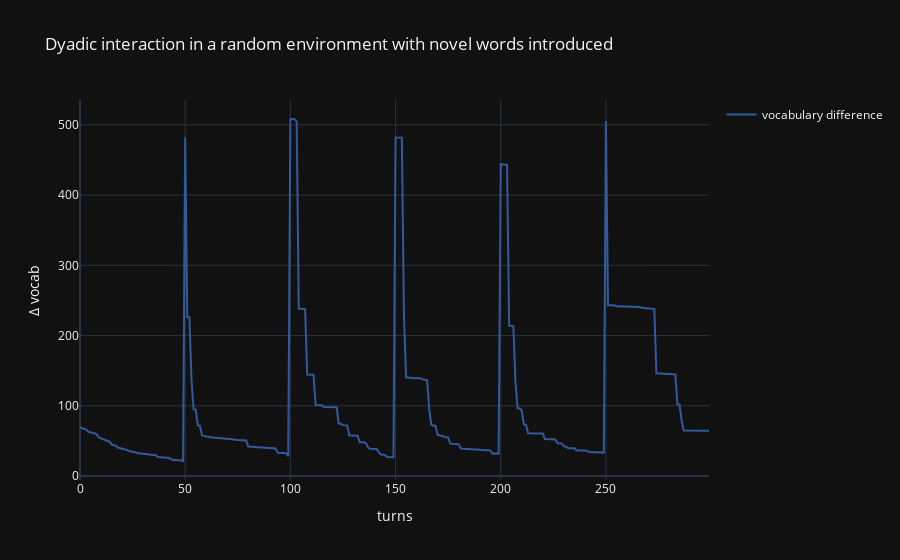

Notebook source saved alongside this figure:
### Code cell
fig = plot(vocab_dif.numpy(), 'vocabulary difference')
fig.update_layout(
    title='Dyadic interaction in a random environment with novel words introduced',
    yaxis_title='Δ P(w|m)',
    xaxis_title='turns'
)
fig.show()

### Figure 1 — Plotly figure (JSON) as saved in the notebook; plotly's stock layout.template omitted (floating-point values rounded to 4 significant figures; data arrays with more than 128 entries replaced by an {"elided": "..."} marker saying what was removed)
{"data": [{"legendgroup": "vocabulary difference", "line": {"color": "#325A9B"}, "mode": "lines", "name": "vocabulary difference", "showlegend": true, "x": {"elided": "300 int values"}, "y": {"elided": "300 float values"}, "type": "scatter"}], "layout": {"title": {"text": "Dyadic interaction in a random environment with novel words introduced"}, "yaxis": {"title": {"text": "Δ vocab"}}, "xaxis": {"title": {"text": "turns"}}}}
